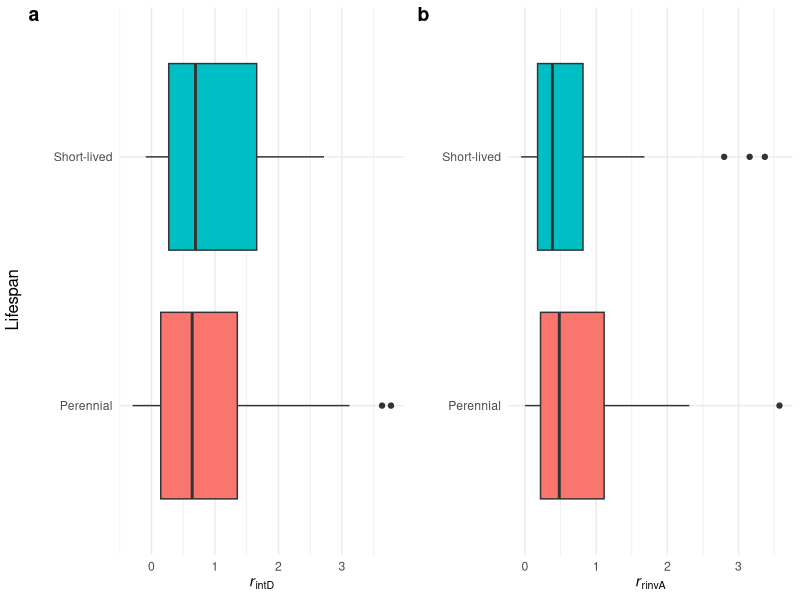
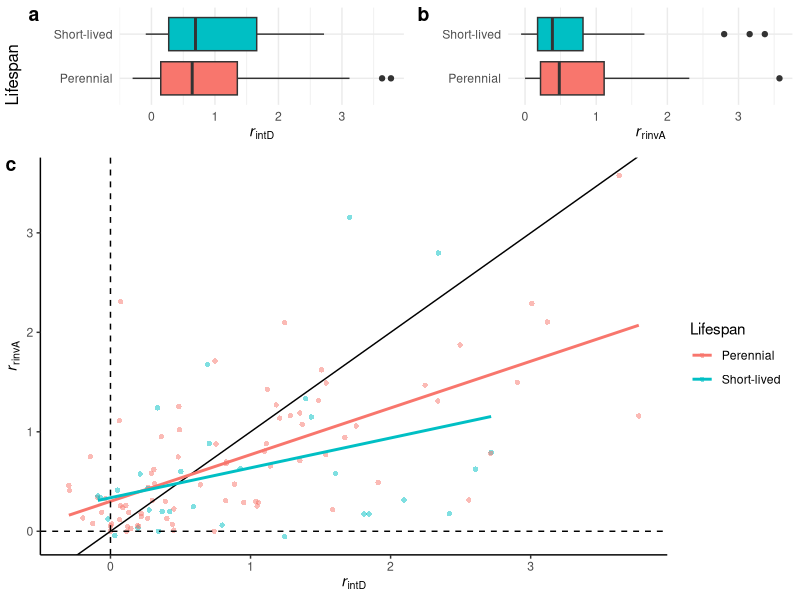

Recreate these plots in R, in order.
library(tidyverse)
library(ggpubr)

NEWallsite <- read.csv("data/allsite_new.csv") #data
NEWallsite <- NEWallsite %>% #ensure levels are correct
  mutate(grassland_type = fct_relevel(grassland_type,
                                      "Desert", "Southern Shortgrass", "Northern Shortgrass", 
                                      "Northern Mixed", "Southern Mixed", "Tallgrass"))


#### do pop.responses differ by basic life history traits? ####
# neither fitness under drought nor with neighbors differs by between life history.
# response to nieghbors in ambient does differ on the grasslands by lifespan, life form, and photo-type 

#response to drought
NEWallsite <- NEWallsite %>% mutate(lifespan.binary = ifelse(lifespan %in% "Short-lived","0", "1")) #make binary
NEWallsite$lifespan.binary <- as.factor(NEWallsite$lifespan.binary)

var.test(NEWallsite$intrinsicLDGRchr~NEWallsite$lifespan)
t.test(NEWallsite$intrinsicLDGRchr~NEWallsite$lifespan, var.equal = T) #no diff
lifeplot1 <- ggplot(NEWallsite, aes(fill=lifespan, x=intrinsicLDGRchr, y=lifespan))+
  geom_boxplot() +
  labs(y=" ", x=expression(italic(r)[intD]))+
  theme_minimal()+
  theme(legend.position = "none")

var.test(NEWallsite$invasionLDGRcon~NEWallsite$lifespan)
t.test(NEWallsite$invasionLDGRcon~NEWallsite$lifespan, var.equal = T) #no diff
lifeplot2 <- ggplot(NEWallsite, aes(fill=lifespan, x=invasionLDGRcon, y=lifespan))+
  geom_boxplot() +
  labs(y=" ", x=expression(italic(r)[rinvA]))+
  theme_minimal()+
  theme(legend.position = "none")

responsep1 <- ggarrange(lifeplot1, lifeplot2, ncol=2, labels = c("a","b"))
responsep1 <- annotate_figure(responsep1, left = "Lifespan")
responsep1

#compare response models
main <- lm(invasionLDGRcon~intrinsicLDGRchr, weights=weight2, NEWallsite[-110,]) #new main finding
anova(main) #trade-off
sqrt(summary(main)$adj.r.squared)#calculate r
#run second model w/ grassland
main.lifespan <- lm(invasionLDGRcon~intrinsicLDGRchr*lifespan.binary, weights=weight2, NEWallsite[-110,]) #old finding 
anova(main.lifespan) 
sqrt(summary(main.lifespan)$adj.r.squared)#calculate r
#compare w/ anova
anova(main,main.lifespan)
#plot
corrlifespan <- ggplot(NEWallsite, aes(y=invasionLDGRcon, x=intrinsicLDGRchr, color=lifespan))+
  geom_point(alpha=.5, shape=16)+
  geom_abline()+
  geom_smooth(method = "lm", se = F) +
  geom_hline(yintercept=0, linetype="dashed")+
  geom_vline(xintercept=0, linetype="dashed")+
  labs(y=expression(italic(r)[rinvA]), x = expression(italic(r)[intD]), color="Lifespan")+
  theme_classic()

responsep2 <- ggarrange(responsep1, corrlifespan, nrow=2, heights = c(.5,1.5), labels = c("","c"))
responsep2





